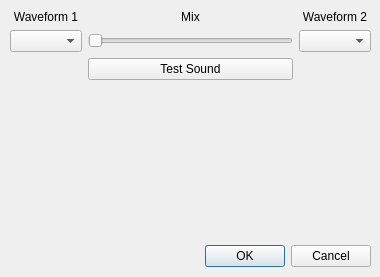
<?xml version="1.0" encoding="UTF-8"?>
<ui version="4.0">
 <class>Settings</class>
 <widget class="QDialog" name="Settings">
  <property name="geometry">
   <rect>
    <x>0</x>
    <y>0</y>
    <width>380</width>
    <height>277</height>
   </rect>
  </property>
  <property name="windowTitle">
   <string>Settings</string>
  </property>
  <widget class="QDialogButtonBox" name="buttonBox">
   <property name="geometry">
    <rect>
     <x>30</x>
     <y>240</y>
     <width>341</width>
     <height>32</height>
    </rect>
   </property>
   <property name="orientation">
    <enum>Qt::Horizontal</enum>
   </property>
   <property name="standardButtons">
    <set>QDialogButtonBox::Cancel|QDialogButtonBox::Ok</set>
   </property>
  </widget>
  <widget class="QWidget" name="verticalLayoutWidget">
   <property name="geometry">
    <rect>
     <x>10</x>
     <y>10</y>
     <width>361</width>
     <height>221</height>
    </rect>
   </property>
   <layout class="QVBoxLayout" name="verticalLayout_2">
    <item>
     <layout class="QGridLayout" name="gridLayout">
      <item row="1" column="0">
       <widget class="QComboBox" name="comboBox"/>
      </item>
      <item row="0" column="1">
       <widget class="QLabel" name="label_2">
        <property name="text">
         <string>Mix</string>
        </property>
        <property name="alignment">
         <set>Qt::AlignBottom|Qt::AlignHCenter</set>
        </property>
       </widget>
      </item>
      <item row="0" column="2">
       <widget class="QLabel" name="label_3">
        <property name="text">
         <string>Waveform 2</string>
        </property>
        <property name="alignment">
         <set>Qt::AlignBottom|Qt::AlignHCenter</set>
        </property>
       </widget>
      </item>
      <item row="1" column="1">
       <widget class="QSlider" name="MixSlider">
        <property name="orientation">
         <enum>Qt::Horizontal</enum>
        </property>
       </widget>
      </item>
      <item row="1" column="2">
       <widget class="QComboBox" name="comboBox_2"/>
      </item>
      <item row="0" column="0">
       <widget class="QLabel" name="label">
        <property name="text">
         <string>Waveform 1</string>
        </property>
        <property name="alignment">
         <set>Qt::AlignBottom|Qt::AlignHCenter</set>
        </property>
       </widget>
      </item>
      <item row="2" column="1">
       <widget class="QPushButton" name="TestButton">
        <property name="text">
         <string>Test Sound</string>
        </property>
       </widget>
      </item>
      <item row="3" column="1">
       <spacer name="verticalSpacer">
        <property name="orientation">
         <enum>Qt::Vertical</enum>
        </property>
        <property name="sizeHint" stdset="0">
         <size>
          <width>20</width>
          <height>40</height>
         </size>
        </property>
       </spacer>
      </item>
     </layout>
    </item>
   </layout>
  </widget>
 </widget>
 <resources/>
 <connections>
  <connection>
   <sender>buttonBox</sender>
   <signal>accepted()</signal>
   <receiver>Settings</receiver>
   <slot>accept()</slot>
   <hints>
    <hint type="sourcelabel">
     <x>248</x>
     <y>254</y>
    </hint>
    <hint type="destinationlabel">
     <x>157</x>
     <y>274</y>
    </hint>
   </hints>
  </connection>
  <connection>
   <sender>buttonBox</sender>
   <signal>rejected()</signal>
   <receiver>Settings</receiver>
   <slot>reject()</slot>
   <hints>
    <hint type="sourcelabel">
     <x>316</x>
     <y>260</y>
    </hint>
    <hint type="destinationlabel">
     <x>286</x>
     <y>274</y>
    </hint>
   </hints>
  </connection>
 </connections>
</ui>
